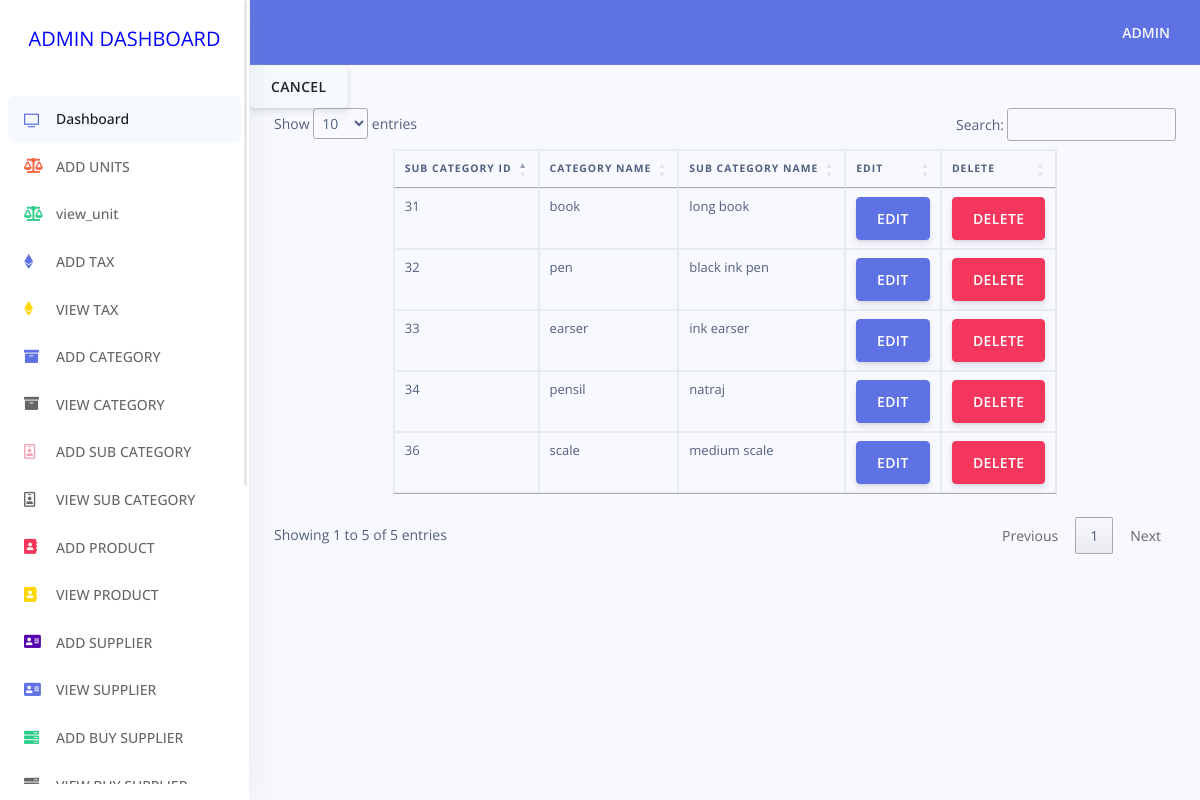
The app's page /admin/view_sub_category.php with its own data.
### tables this page shows
CREATE TABLE `sub_category_tbl` (
  `sub_category_id` int(10) NOT NULL,
  `category_id` int(10) NOT NULL,
  `sub_category_name` varchar(20) NOT NULL,
  `status` varchar(5) NOT NULL DEFAULT '0',
  `created_date` timestamp NOT NULL DEFAULT CURRENT_TIMESTAMP,
  `deleted` varchar(5) NOT NULL DEFAULT '0',
  `inserted_by_id` varchar(10) NOT NULL DEFAULT 'pending',
  `updated_by_id` varchar(10) NOT NULL DEFAULT 'pending',
  `deleted_by_id` varchar(10) NOT NULL DEFAULT 'pending'
);

CREATE TABLE `category_tbl` (
  `category_id` int(10) NOT NULL,
  `category_name` varchar(20) NOT NULL,
  `category_image` varchar(50) NOT NULL,
  `status` varchar(5) NOT NULL DEFAULT '0',
  `deleted` varchar(5) NOT NULL DEFAULT '0',
  `created_date` timestamp NOT NULL DEFAULT CURRENT_TIMESTAMP,
  `inserted_by_id` varchar(10) NOT NULL DEFAULT 'pending',
  `updated_by_id` varchar(10) NOT NULL DEFAULT 'pending',
  `deleted_by_id` varchar(10) NOT NULL DEFAULT 'pending'
);

### admin/view_sub_category.php (the view, shortened to what this page needs)
<!DOCTYPE html>
<html>
<head>
	<link rel="stylesheet" href="https://cdn.jsdelivr.net/npm/bootstrap@4.5.3/dist/css/bootstrap.min.css">
	<?php
		include('includes/stylesheet.php');
	?>
</head>
<body>
<?php
		include('includes/sidenav.php');
?>
<div class="main-content" id="panel">
<?php
	include('includes/topnav.php');
?>
<?php
include("dbconnect.php");
$query = "  SELECT c.category_name,s.sub_category_name,c.category_id,s.sub_category_id from sub_category_tbl s, category_tbl c where c.category_id=s.category_id and c.deleted='0' and s.deleted='0'";
$query_res = $link->query($query);
 ?>
 	<table class="table table-bordered" style="width: 40%;" id="datatable">
 			<thead><tr><th>SUB CATEGORY ID</th>
 						<th> CATEGORY NAME</th>
 						<th>SUB CATEGORY NAME</th>
 						<th>EDIT</th>
 						<th>DELETE</th>
 					</tr>
 			</thead>
		<?php
 	 			while($rows = mysqli_fetch_array($query_res))
 	 			{
 						$sub_category_id = $rows['sub_category_id'];
 						$category_name = $rows['category_name'];
 						$sub_category_name = $rows["sub_category_name"];
		 ?>
 			<tr><td> <?php echo " $sub_category_id"; ?></td>
 			    <td> <?php echo " $category_name"; ?> </td>
 				<td> <?php echo " $sub_category_name"; ?></td>
 				<td><a  href="sub_category_edit.php?sub_category_id=<?php echo $sub_category_id; ?> " class="btn btn-primary">EDIT</a>
				</td>
				<td><a href="delete_sub_category.php?sub_category_id=<?php echo $sub_category_id;?>" class="btn btn-danger"           >DELETE</a>
			</tr>
<?php
				}
?>
	<a href="index.php" class="btn btn-secondary">CANCEL</a>
</div>
</body>
</html>

### records on screen
sub_category_tbl: sub_category_id "31", category.category_name "book", sub_category_name "long book"
sub_category_tbl: sub_category_id "32", category.category_name "pen", sub_category_name "black ink pen"
sub_category_tbl: sub_category_id "33", category.category_name "earser", sub_category_name "ink earser"
sub_category_tbl: sub_category_id "34", category.category_name "pensil", sub_category_name "natraj"
sub_category_tbl: sub_category_id "36", category.category_name "scale", sub_category_name "medium scale"
